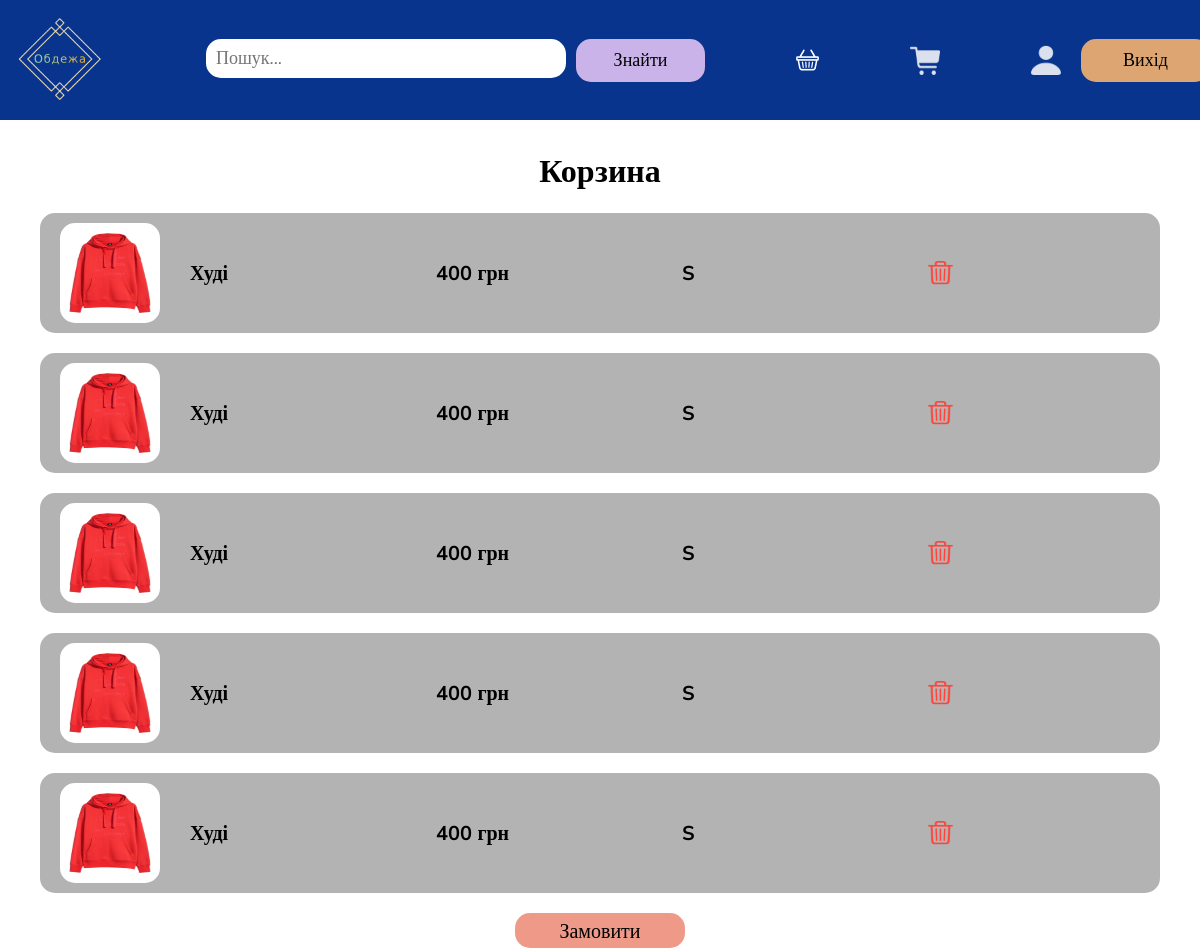
The page /backet/ (signed in) on the database its author committed.
### products/models.py (models this page shows)
class Product(models.Model):
    name = models.CharField(max_length=255)
    discription = models.TextField(max_length=1000)
    price = models.IntegerField()
    image = models.ImageField()
    product_type = models.ForeignKey(ProductType, on_delete=models.CASCADE)
    size = models.CharField(max_length=5, default='S')
    maker = models.CharField(max_length=255, default='Китай')
    material = models.CharField(max_length=255, default='Бавовна')

### order/views.py (the view)
# urls.py: path('backet/', backet, name="backet"),
def backet(request):
    try:
        backet = Bucket.objects.get(user=request.user)
    except:
        backet = Bucket.objects.create(user=request.user)
    products = backet.products.all()
    context = {
        'products': products
    }
    return render(request, 'order/backet.html', context)

### order/templates/order/backet.html
{% extends 'products/base.html' %}
{% load static %}
{% block links %}
<link rel="stylesheet" href="{% static 'order/backet.css' %}">
{% endblock %}
{% block content %}
<main>
    <h1>Корзина</h1>
    {% for product in products %}
    <div class="bucket">
        <img class="photo" src="{{product.image}}" alt="">
        <h2 class="info">{{product.name}}</h2>
        <h2 class="info">{{product.price}} грн</h2>
        <h2 class="info">{{product.size}}</h2>
        <a href="/delete_product/{{product.id}}"><img class="delete" src="{% static 'order/delete.png' %}" alt=""></a>
    </div>
    {% endfor %}
    <a class="send_order" href="/createorder/">Замовити</a>
</main>
{% endblock %}

### products/static/products/base.css (style rules this page uses)
* { padding: 0; margin: 0; font-family: "Nunito Sans"; }
div { display: flex; gap: 10px; }
a { text-decoration: none; }

### order/static/order/backet.css (style rules this page uses)
main { display: flex; justify-content: flex-start; align-items: center; flex-direction: column; color: black; padding-top: 150px; gap: 20px; }
.bucket { display: flex; justify-content: flex-start; align-items: center; flex-wrap: wrap; background-color: rgb(180, 179, 179); width: 90%; padding: 10px 20px; border-radius: 15px; gap: 30px; }
.photo { width: 100px; height: 100px; border-radius: 15px; }
.info { font-size: 20px; width: 20%; }
.delete { width: 25px; height: 25px; }
.send_order { background-color: #ef9a89; color: black; border-radius: 15px; width: 170px; height: 30px; text-align: center; padding-top: 5px; font-size: 20px; }

### rows shown on the page
Product: image (picture), name "Худі", price "400", size "S"
Product: image (picture), name "Худі", price "400", size "S"
Product: image (picture), name "Худі", price "400", size "S"
Product: image (picture), name "Худі", price "400", size "S"
Product: image (picture), name "Худі", price "400", size "S"
